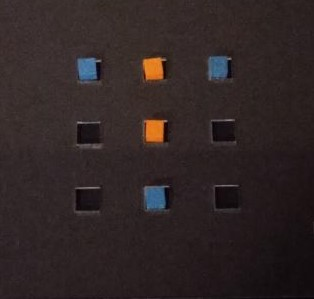
#> input picture testb.jpg, 314 x 299 px
$ python detect_color.py --image testb.jpg
#> lines starting #> are read from the running program, lines starting #| are printed output that depends on the picture; after the words box and inside, x2 and y2 are one past the last pixel; in counts of white or black regions, pixels touching at a corner belong together
### pyimagesearch/colorlabeler.py
# import the necessary packages
from scipy.spatial import distance as dist
from collections import OrderedDict
import numpy as np
import cv2

class ColorLabeler:
	def __init__(self):

		self.lower = {
         'blue':(71,83,200),
         'orange':(20,100,10)
         }

		self.upper = {
		         'blue':(255,100,100),
		         'orange':(30,255,255)

		         }

		# define standard colors for circle around the object
		self.colors = {
		          'blue':(240,100,100),
		          'orange':(0,128,255),
		          }

		# allocate memory for the L*a*b* image, then initialize
		# the color names list
		self.lab = np.zeros((len(self.colors), 1, 3), dtype="uint8")
		self.colorNames = []

		# loop over the colors dictionary
		for (i, (name, rgb)) in enumerate(self.colors.items()):
			# update the L*a*b* array and the color names list
			self.lab[i] = rgb
			self.colorNames.append(name)

		# convert the L*a*b* array from the RGB color space
		# to L*a*b*
		self.lab = cv2.cvtColor(self.lab, cv2.COLOR_BGR2HSV)

	def label(self, image, c):
		# construct a mask for the contour, then compute the
		# average L*a*b* value for the masked region
		# initialize the minimum distance found thus far
		minDist = (np.inf, None)
		for key, value in self.upper.items():
	# find the colors within the specified boundaries and apply
	# the mask
			mask = cv2.inRange(image,self.lower[key],self.upper[key])
			cv2.drawContours(mask, [c], -1, 255, -1)
			mask = cv2.erode(mask, None, iterations=2)
			mean = cv2.mean(image, mask=mask)[:3]
			output = cv2.bitwise_and(image, image, mask = mask)

			# loop over the known L*a*b* color values
			for (i, row) in enumerate(self.lab):
				# compute the distance between the current L*a*b*
				# color value and the mean of the image
				d = dist.euclidean(row[0], mean)

				# if the distance is smaller than the current distance,
				# then update the bookkeeping variable
				if d < minDist[0]:
					minDist = (d, i)

		# return the name of the color with the smallest distance
		return self.colorNames[minDist[1]]

### pyimagesearch/shapedetector.py
# import the necessary packages
import cv2

class ShapeDetector:
	def __init__(self):
		pass

	def detect(self, c):
		# initialize the shape name and approximate the contour
		shape = "unidentified"
		peri = cv2.arcLength(c, True)
		approx = cv2.approxPolyDP(c, 0.04 * peri, True)

		# if the shape is a triangle, it will have 3 vertices
		if len(approx) == 3:
			shape = "triangle"

		# if the shape has 4 vertices, it is either a square or
		# a rectangle
		elif len(approx) == 4:
			# compute the bounding box of the contour and use the
			# bounding box to compute the aspect ratio
			(x, y, w, h) = cv2.boundingRect(approx)
			ar = w / float(h)

			# a square will have an aspect ratio that is approximately
			# equal to one, otherwise, the shape is a rectangle
			shape = "square"
			#if ar >= 0.95 and ar <= 1.05 else "rectangle"

		# if the shape is a pentagon, it will have 5 vertices
		elif len(approx) == 5:
			shape = "pentagon"

		# otherwise, we assume the shape is a circle
		else:
			shape = "circle"

		# return the name of the shape
		return shape

### detect_color.py
# USAGE
# python detect_color.py --image example_shapes.png

# import the necessary packages
from pyimagesearch.shapedetector import ShapeDetector
from pyimagesearch.colorlabeler import ColorLabeler
import argparse
import imutils
import cv2
from capture import MyCapture
# construct the argument parse and parse the arguments


ap = argparse.ArgumentParser()
ap.add_argument("-i", "--image", required=True,
	help="path to the input image")
args = vars(ap.parse_args())
gamestate = [["-","-","-"],["-","-","-"],["-","-","-"]]
tabcords = []
board =["-"]*9
class Point:
    def __init__(self, x, y,posx,posy):
        self.x = x
        self.y = y
        self.posx_plateau=posx
        self.posy_plateau=posy
        self.couleur=" "

def filter_min_area(contours,min_area):
	return list(filter(lambda cnt:cv2.contourArea(cnt)>=min_area,contours))

def ajouterPoint(point):
    tabcords.append(point)

def remplirTableauPiecesDetectees(contours,ratio):
	for index,c in enumerate(contours):
		M = cv2.moments(c)
		cX = int((M["m10"] / M["m00"]) * ratio)
		cY = int((M["m01"] / M["m00"]) * ratio)
		col=-1
		row=-1
		if cX < 170 :
			row=0
		elif cX < 334 :
			row=1
		else:
			row=2

		if cY < 187 :
			col=2
		elif cY < 337 :
			col	=1
		else :
			col=0

		p = Point(cX,cY,row,col)

		ajouterPoint(p)

# Charge l'image et diminue la taille en taille plus petite pour que les formes
#soit mieux représentées

image = cv2.imread(args["image"])
#> image is the input picture: shape (299, 314, 3); mean B, G, R 37.1, 37.1, 47.6
resized = imutils.resize(image, width=300)
ratio = image.shape[0] / float(resized.shape[0])
#> ratio = 1.05
img_width = resized.shape[0]
#> img_width = 285
img_height = resized.shape[1]
#> img_height = 300
#flouter légèrement l'image redimensionnée, puis la convertir en deux
# niveaux de gris et les espaces colorimétriques L * a * b *
blurred = cv2.GaussianBlur(resized, (5,5), 0)
gray = cv2.cvtColor(blurred, cv2.COLOR_BGR2HSV)
#> gray: shape (285, 300, 3); mean H, S, V 93.1, 65.4, 48.5
hue,sat,val = cv2.split(gray)
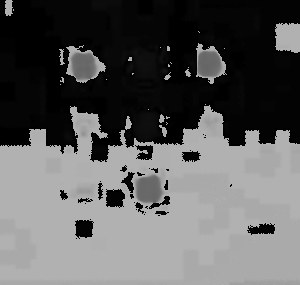
#> hue: shape (285, 300); min 0, max 179, mean 93.1
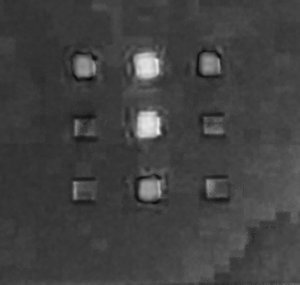
#> sat: shape (285, 300); min 5, max 238, mean 65.4
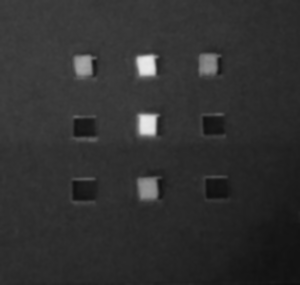
#> val: shape (285, 300); min 15, max 233, mean 48.5
lab = cv2.cvtColor(blurred, cv2.COLOR_BGR2HSV)
thresh = cv2.threshold(val,0, 255, cv2.THRESH_BINARY+cv2.THRESH_OTSU)[1]
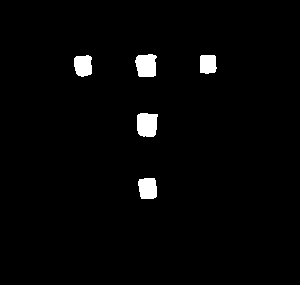
#> thresh: shape (285, 300); 2.2% white; 5 white regions
cv2.imshow("Thresh", thresh)

#Trouver des contours dans l'image seuil
cnts = cv2.findContours(thresh.copy(), cv2.RETR_LIST,
	cv2.CHAIN_APPROX_SIMPLE)
#> cnts = 5 contours; box (x1, y1, x2, y2) and area: (137, 113, 158, 137) 406, (135, 54, 157, 77) 387, (138, 178, 157, 199) 320, (74, 55, 92, 77) 302, (200, 55, 217, 74) 260
cnts = imutils.grab_contours(cnts)

cnts=filter_min_area(cnts,100)
# Initialiser le détecteur de forme et de couleurs
sd = ShapeDetector()
cl = ColorLabeler()

#Remplissage du tableau des pièces détectées
remplirTableauPiecesDetectees(cnts,ratio)
#> the loop in remplirTableauPiecesDetectees, `for index,c in enumerate(contours):` made 5 passes
#> (cX, cY, col, row) on passes 1 to 5: (154, 197, 1, 0), (153, 130, 2, 0), (217, 66, 2, 1), (86, 68, 2, 0), (152, 68, 2, 0)
#n_ctns=filter_min_area(cnts,150)
# Parcours les contours
i=0
counter=0
print("w:"+str(img_width))
#| w:285
print("h:"+str(img_height))
#| h:300
for index, c in enumerate(cnts):

	M = cv2.moments(c)
	#position de chaque contour dans l'image
	cX = int((M["m10"] / M["m00"]) * ratio)
	cY = int((M["m01"] / M["m00"]) * ratio)


	# detection des formes et couleur
	shape = sd.detect(c)
	color = cl.label(lab, c)

	#attribue à chaque point sa couleur
	tabcords[index].couleur=color

	# multiplier les coordonnées de contour (x, y) par le rapport de redimensionnement,
	# puis dessinez les contours et le nom de la forme et étiquetés
	# couleur sur l'image
	c = c.astype("float")
	c *= ratio
	c = c.astype("int")
	text = "{},{},{},i=>{}".format(cX,cY,color,index)
	cv2.drawContours(image, [c], -1, (0, 255, 0), 3)
	cv2.putText(image, text, (cX, cY),
		cv2.FONT_HERSHEY_SIMPLEX, 0.5, (255, 255, 255), 2)
#> this loop made 5 passes
#> (cX, cY, peri in detect, approx in detect, x in detect, y in detect, w in detect, h in detect) on passes 1 to 5: (154, 197, 70.73, [[139, 179], [141, 198], [155, 197], [154, 178]], 139, 178, 17, 21), (153, 130, 80.38, [[138, 114], [138, 133], [153, 136], [157, 114]], 138, 114, 20, 23), (217, 66, 63.9, [[201, 55], [200, 72], [214, 72], [215, 56]], 200, 55, 16, 18), (86, 68, 69.21, [[88, 55], [74, 58], [78, 75], [91, 73]], 74, 55, 18, 21), (152, 68, 79.8, [[155, 55], [136, 57], [139, 76], [155, 75]], 136, 55, 20, 22)
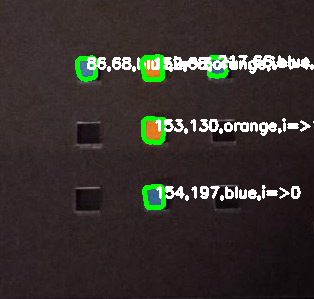
#> image: shape (299, 314, 3); 5.9% of pixels changed, all inside (x1, y1, x2, y2) = (75, 54, 314, 210)

#remplissage du plateau par les points
for index,point in enumerate(tabcords):
	if point.couleur=="blue":
		print("=====blue=====")
		print("xb:"+str(point.posx_plateau)+" xb:"+str(point.x))
		print("yb:"+str(point.posy_plateau)+" yb:"+str(point.y))
		gamestate[point.posx_plateau][point.posy_plateau] = "O"

	if point.couleur=="orange":
		print("=====orange=====")
		print("xo:"+str(point.posx_plateau)+" xo:"+str(point.x))
		print("yo:"+str(point.posy_plateau)+" yo:"+str(point.y))
		gamestate[point.posx_plateau][point.posy_plateau] = "X"
#> this loop made 5 passes
#| xb:0 xb:154
#| yb:1 yb:197
#| xo:0 xo:153
#| yo:2 yo:130
#| xb:1 xb:217
#| yb:2 yb:66
#| xb:0 xb:86
#| yb:2 yb:68
#| xo:0 xo:152
#| yo:2 yo:68
#> after the loop, gamestate = [['-', 'O', 'X'], ['-', '-', 'O'], ['-', '-', '-']]

counter=0
#affichage de l'état du plateau
print("Gamestate:")
for line in gamestate:
        linetxt = ""
        for cel in line:
                linetxt = linetxt + "|" + cel
                #print('cel:'+str(cel))
                board[counter]=cel
                counter=counter+1
        print(linetxt)
#> this loop made 3 passes
#| |-|O|X
#| |-|-|O
#| |-|-|-
#> after the loop, board = ['-', 'O', 'X', '-', '-', 'O', '-', '-', '-']; counter = 9
# show the output image
cv2.imshow("Image", image)
cv2.waitKey(0)
